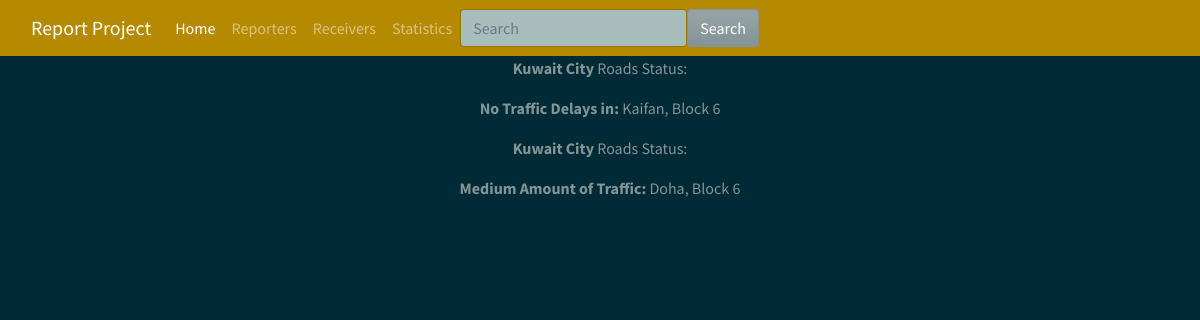
The app's page /report/locations/0/ with its own data.
### report/models.py (models this page shows, shortened)
class Report(models.Model):
    STATUS = (
        (0,"Two car crash"),
        (1,"Multi car crash"),
        (2,"Car crash with Injury"),
        (3,"Car crash with Death"),
        (4,"Car crash with Fire"),
    )
    LOCATION = (
        (0,"Kuwait City"),
        (1,"Al Jahra"),
        (2,"Hawalli"),
        (3,"Farwaniyah"),
        (4,"Mubarak Al-Kabeer"),
        (5, "Al Ahmadi"),
    )
    RSTATUS = (
        (0,"No Traffic Delays"),
        (1," Medium Amount of Traffic"),
        (2, " Traffic Delays"),
    )
    location = models.IntegerField(choices=LOCATION)
    Accident_Address = models.TextField(null=True, blank=True)
    Accident_Describtion = models.TextField(null=True, blank=True)
    status = models.IntegerField(choices=STATUS)
    created_on = models.DateTimeField(auto_now_add=True)
    RoadStatus = models.IntegerField(choices=RSTATUS, default=0)
    reporter = models.ForeignKey(Reporter, on_delete=models.CASCADE)
    receivers = models.ManyToManyField(Receiver, through='ReportStatus')

### report/views.py (the view)
# urls.py: path('locations/<int:location_id>/', views.location_status),
def location_status(request,location_id):
  locationstatus = Report.objects.filter(location = location_id)
  data = {}
  data["locations"] = locationstatus
  return render(request, "location_status.html", context = data)

### report/templates/location_status.html (shortened to what this page needs)
{% extends "base.html"%}
{% block content %}
<!DOCTYPE html>
<html lang="en">
<head>
</head>
<body>
{% for r in locations %}
{% if r.location == 0 %}
<p><strong>Kuwait City</strong> Roads Status:</p>
      {% if r.RoadStatus == 0 %}
        <td><p><strong>No Traffic Delays in: </strong>{{ r.Accident_Address }}</strong></p></td>
      {% elif r.RoadStatus == 1 %}
        <td><p><strong>Medium Amount of Traffic: </strong>{{ r.Accident_Address }}</strong></p></td>
      {% elif r.RoadStatus == 2 %}
        <td><p><strong>Traffic Delays in: </strong>{{ r.Accident_Address }}</strong></p></td>
      {% endif %}
{% endif %}
{% endfor %}
{% endblock %}

### records on screen
Report: Accident_Address "Kaifan, Block 6"
Report: Accident_Address "Doha, Block 6"
